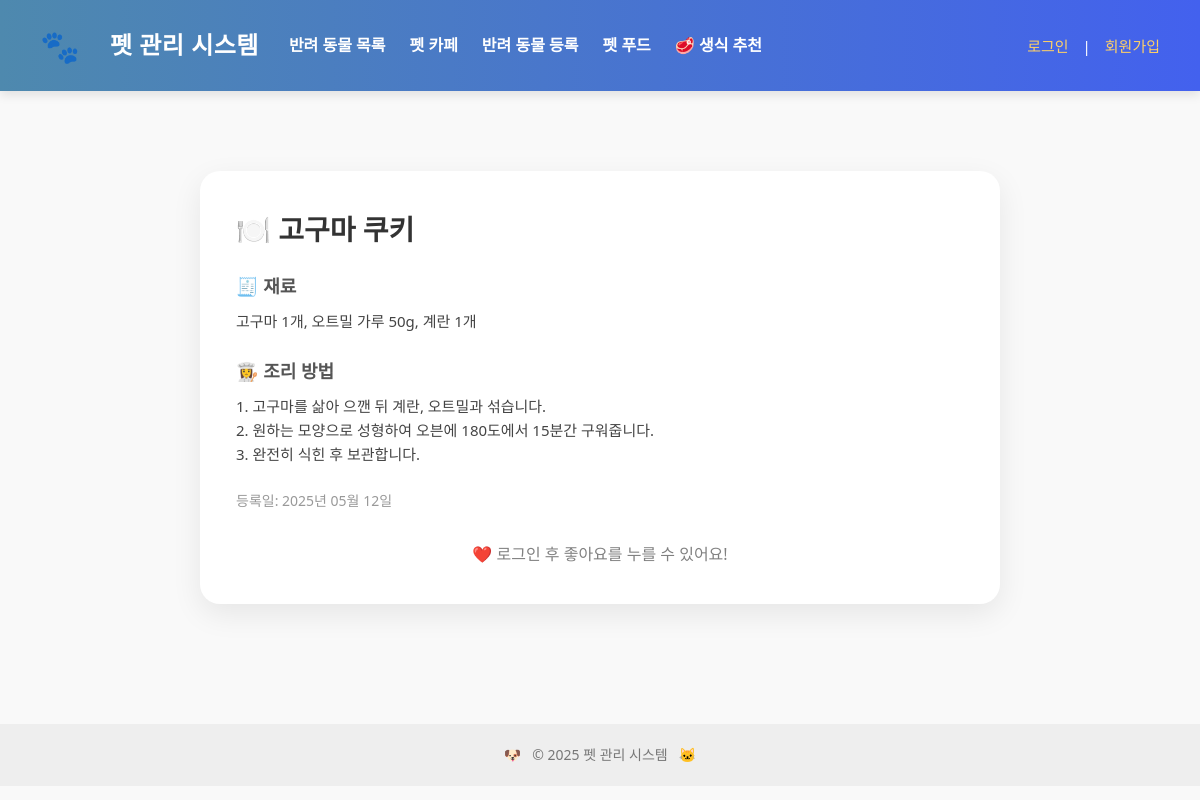
/food/2/, run on the app's committed database.
### pet/models.py (models this page shows, shortened)
class PetFood(models.Model):
    title = models.CharField("요리 제목", max_length=100)
    ingredients = models.TextField("재료")
    instructions = models.TextField("조리 방법")
    image = models.ImageField("이미지", upload_to='pet_foods/', blank=True)
    created_at = models.DateTimeField("등록일", auto_now_add=True)
    likes = models.ManyToManyField(User, related_name='liked_petfoods', blank=True)

### pet/views.py (the view)
# urls.py: path('food/<int:pk>/', views.pet_food_detail, name='pet_food_detail'),
def pet_food_detail(request, pk):
    food = get_object_or_404(PetFood, pk=pk)
    return render(request, 'pet/pet_food_detail.html', {'food': food})

### pet/templates/pet/pet_food_detail.html (shortened to what this page needs)
{% extends "pet/pet_base.html" %}
{% block content %}
<div style="max-width: 800px; margin: 40px auto; background: #fff; padding: 36px; border-radius: 20px; box-shadow: 0 10px 30px rgba(0,0,0,0.08);">
  <h2 style="font-size: 28px; margin-bottom: 20px; font-weight: bold; color: #333;">
    🍽️ {{ food.title }}
  </h2>
  <div style="margin-bottom: 24px;">
    <h4 style="font-size: 18px; color: #555; margin-bottom: 8px;">🧾 재료</h4>
    <p style="font-size: 15px; color: #444;">{{ food.ingredients|linebreaksbr }}</p>
  </div>
  <div style="margin-bottom: 24px;">
    <h4 style="font-size: 18px; color: #555; margin-bottom: 8px;">👩‍🍳 조리 방법</h4>
    <p style="font-size: 15px; color: #444;">{{ food.instructions|linebreaksbr }}</p>
  </div>
  <div style="font-size: 14px; color: #999; margin-bottom: 24px;">
    등록일: {{ food.created_at|date:"Y년 m월 d일" }}
  </div>
  <div style="margin-top: 30px; text-align: center;">
    {% if user.is_authenticated %}
      <form method="post" action="{% url 'pet:pet_food_like' food.pk %}" style="display:inline;">
        {% csrf_token %}
        <button type="submit"
          style="background: #e74c3c; color: white; padding: 10px 20px; border-radius: 8px; border:none; font-weight: 600; cursor:pointer;">
          ❤️ 좋아요 {{ food.likes.count }}
        </button>
      </form>
    {% else %}
      <span style="color: gray;">❤️ 로그인 후 좋아요를 누를 수 있어요!</span>
    {% endif %}
  </div>
</div>
{% endblock %}

### pet/templates/pet/pet_base.html (style rules this page uses)
* { box-sizing: border-box; margin: 0; padding: 0; }
body { font-family: 'Segoe UI', sans-serif; background-color: #f9f9f9; color: #333; line-height: 1.6; }

### data on the page
PetFood: title "고구마 쿠키", ingredients "고구마 1개, 오트밀 가루 50g, 계란 1개", instructions "1. 고구마를 삶아 으깬 뒤 계란, 오트밀과 섞습니다. 2. 원하는 모양으로 성형하여 오븐에 180도에서 15분간 구워줍니다. 3. 완전히 식힌 후 보관합니다.", created_at "2025년 05월 12일"
